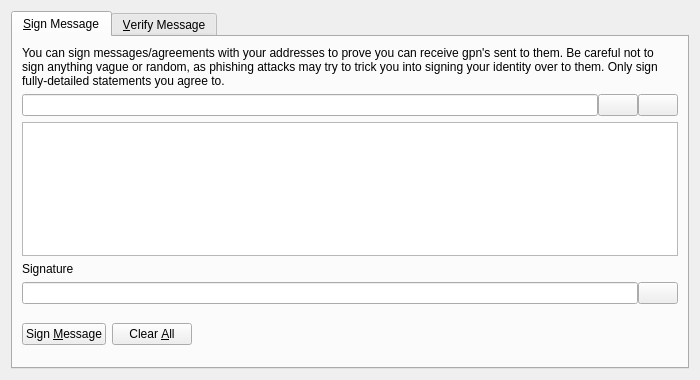
<?xml version="1.0" encoding="UTF-8"?>
<ui version="4.0">
 <class>SignVerifyMessageDialog</class>
 <widget class="QDialog" name="SignVerifyMessageDialog">
  <property name="geometry">
   <rect>
    <x>0</x>
    <y>0</y>
    <width>700</width>
    <height>380</height>
   </rect>
  </property>
  <property name="windowTitle">
   <string>Signatures - Sign / Verify a Message</string>
  </property>
  <property name="modal">
   <bool>true</bool>
  </property>
  <layout class="QVBoxLayout" name="verticalLayout">
   <item>
    <widget class="QTabWidget" name="tabWidget">
     <property name="currentIndex">
      <number>0</number>
     </property>
     <widget class="QWidget" name="tabSignMessage">
      <attribute name="title">
       <string>&amp;Sign Message</string>
      </attribute>
      <layout class="QVBoxLayout" name="verticalLayout_SM">
       <item>
        <widget class="QLabel" name="infoLabel_SM">
         <property name="text">
          <string>You can sign messages/agreements with your addresses to prove you can receive gpn's sent to them. Be careful not to sign anything vague or random, as phishing attacks may try to trick you into signing your identity over to them. Only sign fully-detailed statements you agree to.</string>
         </property>
         <property name="textFormat">
          <enum>Qt::PlainText</enum>
         </property>
         <property name="wordWrap">
          <bool>true</bool>
         </property>
        </widget>
       </item>
       <item>
        <layout class="QHBoxLayout" name="horizontalLayout_1_SM">
         <property name="spacing">
          <number>0</number>
         </property>
         <item>
          <widget class="QValidatedLineEdit" name="addressIn_SM">
           <property name="toolTip">
            <string>The Gamepass address to sign the message with</string>
           </property>
          </widget>
         </item>
         <item>
          <widget class="QPushButton" name="addressBookButton_SM">
           <property name="toolTip">
            <string>Choose previously used address</string>
           </property>
           <property name="text">
            <string/>
           </property>
           <property name="icon">
            <iconset resource="../gamepass.qrc">
             <normaloff>:/icons/address-book</normaloff>:/icons/address-book</iconset>
           </property>
           <property name="shortcut">
            <string>Alt+A</string>
           </property>
           <property name="autoDefault">
            <bool>false</bool>
           </property>
          </widget>
         </item>
         <item>
          <widget class="QPushButton" name="pasteButton_SM">
           <property name="toolTip">
            <string>Paste address from clipboard</string>
           </property>
           <property name="text">
            <string/>
           </property>
           <property name="icon">
            <iconset resource="../gamepass.qrc">
             <normaloff>:/icons/editpaste</normaloff>:/icons/editpaste</iconset>
           </property>
           <property name="shortcut">
            <string>Alt+P</string>
           </property>
           <property name="autoDefault">
            <bool>false</bool>
           </property>
          </widget>
         </item>
        </layout>
       </item>
       <item>
        <widget class="QPlainTextEdit" name="messageIn_SM">
         <property name="toolTip">
          <string>Enter the message you want to sign here</string>
         </property>
        </widget>
       </item>
       <item>
        <widget class="QLabel" name="signatureLabel_SM">
         <property name="text">
          <string>Signature</string>
         </property>
         <property name="textFormat">
          <enum>Qt::PlainText</enum>
         </property>
        </widget>
       </item>
       <item>
        <layout class="QHBoxLayout" name="horizontalLayout_2_SM">
         <property name="spacing">
          <number>0</number>
         </property>
         <item>
          <widget class="QLineEdit" name="signatureOut_SM">
           <property name="font">
            <font>
             <italic>true</italic>
            </font>
           </property>
           <property name="readOnly">
            <bool>true</bool>
           </property>
          </widget>
         </item>
         <item>
          <widget class="QPushButton" name="copySignatureButton_SM">
           <property name="toolTip">
            <string>Copy the current signature to the system clipboard</string>
           </property>
           <property name="text">
            <string/>
           </property>
           <property name="icon">
            <iconset resource="../gamepass.qrc">
             <normaloff>:/icons/editcopy</normaloff>:/icons/editcopy</iconset>
           </property>
           <property name="autoDefault">
            <bool>false</bool>
           </property>
          </widget>
         </item>
        </layout>
       </item>
       <item>
        <layout class="QHBoxLayout" name="horizontalLayout_3_SM">
         <item>
          <widget class="QPushButton" name="signMessageButton_SM">
           <property name="toolTip">
            <string>Sign the message to prove you own this Gamepass address</string>
           </property>
           <property name="text">
            <string>Sign &amp;Message</string>
           </property>
           <property name="icon">
            <iconset resource="../gamepass.qrc">
             <normaloff>:/icons/edit</normaloff>:/icons/edit</iconset>
           </property>
           <property name="autoDefault">
            <bool>false</bool>
           </property>
          </widget>
         </item>
         <item>
          <widget class="QPushButton" name="clearButton_SM">
           <property name="toolTip">
            <string>Reset all sign message fields</string>
           </property>
           <property name="text">
            <string>Clear &amp;All</string>
           </property>
           <property name="icon">
            <iconset resource="../gamepass.qrc">
             <normaloff>:/icons/remove</normaloff>:/icons/remove</iconset>
           </property>
           <property name="autoDefault">
            <bool>false</bool>
           </property>
          </widget>
         </item>
         <item>
          <spacer name="horizontalSpacer_1_SM">
           <property name="orientation">
            <enum>Qt::Horizontal</enum>
           </property>
           <property name="sizeHint" stdset="0">
            <size>
             <width>40</width>
             <height>48</height>
            </size>
           </property>
          </spacer>
         </item>
         <item>
          <widget class="QLabel" name="statusLabel_SM">
           <property name="font">
            <font>
             <weight>75</weight>
             <bold>true</bold>
            </font>
           </property>
           <property name="text">
            <string/>
           </property>
           <property name="wordWrap">
            <bool>true</bool>
           </property>
          </widget>
         </item>
         <item>
          <spacer name="horizontalSpacer_2_SM">
           <property name="orientation">
            <enum>Qt::Horizontal</enum>
           </property>
           <property name="sizeHint" stdset="0">
            <size>
             <width>40</width>
             <height>48</height>
            </size>
           </property>
          </spacer>
         </item>
        </layout>
       </item>
      </layout>
     </widget>
     <widget class="QWidget" name="tabVerifyMessage">
      <attribute name="title">
       <string>&amp;Verify Message</string>
      </attribute>
      <layout class="QVBoxLayout" name="verticalLayout_VM">
       <item>
        <widget class="QLabel" name="infoLabel_VM">
         <property name="text">
          <string>Enter the receiver's address, message (ensure you copy line breaks, spaces, tabs, etc. exactly) and signature below to verify the message. Be careful not to read more into the signature than what is in the signed message itself, to avoid being tricked by a man-in-the-middle attack. Note that this only proves the signing party receives with the address, it cannot prove sendership of any transaction!</string>
         </property>
         <property name="textFormat">
          <enum>Qt::PlainText</enum>
         </property>
         <property name="alignment">
          <set>Qt::AlignLeading|Qt::AlignLeft|Qt::AlignTop</set>
         </property>
         <property name="wordWrap">
          <bool>true</bool>
         </property>
        </widget>
       </item>
       <item>
        <layout class="QHBoxLayout" name="horizontalLayout_1_VM">
         <property name="spacing">
          <number>0</number>
         </property>
         <item>
          <widget class="QValidatedLineEdit" name="addressIn_VM">
           <property name="toolTip">
            <string>The Gamepass address the message was signed with</string>
           </property>
          </widget>
         </item>
         <item>
          <widget class="QPushButton" name="addressBookButton_VM">
           <property name="toolTip">
            <string>Choose previously used address</string>
           </property>
           <property name="text">
            <string/>
           </property>
           <property name="icon">
            <iconset resource="../gamepass.qrc">
             <normaloff>:/icons/address-book</normaloff>:/icons/address-book</iconset>
           </property>
           <property name="shortcut">
            <string>Alt+A</string>
           </property>
           <property name="autoDefault">
            <bool>false</bool>
           </property>
          </widget>
         </item>
        </layout>
       </item>
       <item>
        <widget class="QPlainTextEdit" name="messageIn_VM"/>
       </item>
       <item>
        <widget class="QValidatedLineEdit" name="signatureIn_VM"/>
       </item>
       <item>
        <layout class="QHBoxLayout" name="horizontalLayout_2_VM">
         <item>
          <widget class="QPushButton" name="verifyMessageButton_VM">
           <property name="toolTip">
            <string>Verify the message to ensure it was signed with the specified Gamepass address</string>
           </property>
           <property name="text">
            <string>Verify &amp;Message</string>
           </property>
           <property name="icon">
            <iconset resource="../gamepass.qrc">
             <normaloff>:/icons/transaction_0</normaloff>:/icons/transaction_0</iconset>
           </property>
           <property name="autoDefault">
            <bool>false</bool>
           </property>
          </widget>
         </item>
         <item>
          <widget class="QPushButton" name="clearButton_VM">
           <property name="toolTip">
            <string>Reset all verify message fields</string>
           </property>
           <property name="text">
            <string>Clear &amp;All</string>
           </property>
           <property name="icon">
            <iconset resource="../gamepass.qrc">
             <normaloff>:/icons/remove</normaloff>:/icons/remove</iconset>
           </property>
           <property name="autoDefault">
            <bool>false</bool>
           </property>
          </widget>
         </item>
         <item>
          <spacer name="horizontalSpacer_1_VM">
           <property name="orientation">
            <enum>Qt::Horizontal</enum>
           </property>
           <property name="sizeHint" stdset="0">
            <size>
             <width>40</width>
             <height>48</height>
            </size>
           </property>
          </spacer>
         </item>
         <item>
          <widget class="QLabel" name="statusLabel_VM">
           <property name="font">
            <font>
             <weight>75</weight>
             <bold>true</bold>
            </font>
           </property>
           <property name="text">
            <string/>
           </property>
           <property name="wordWrap">
            <bool>true</bool>
           </property>
          </widget>
         </item>
         <item>
          <spacer name="horizontalSpacer_2_VM">
           <property name="orientation">
            <enum>Qt::Horizontal</enum>
           </property>
           <property name="sizeHint" stdset="0">
            <size>
             <width>40</width>
             <height>48</height>
            </size>
           </property>
          </spacer>
         </item>
        </layout>
       </item>
      </layout>
     </widget>
    </widget>
   </item>
  </layout>
 </widget>
 <customwidgets>
  <customwidget>
   <class>QValidatedLineEdit</class>
   <extends>QLineEdit</extends>
   <header>qvalidatedlineedit.h</header>
  </customwidget>
 </customwidgets>
 <resources>
  <include location="../gamepass.qrc"/>
 </resources>
 <connections/>
</ui>
